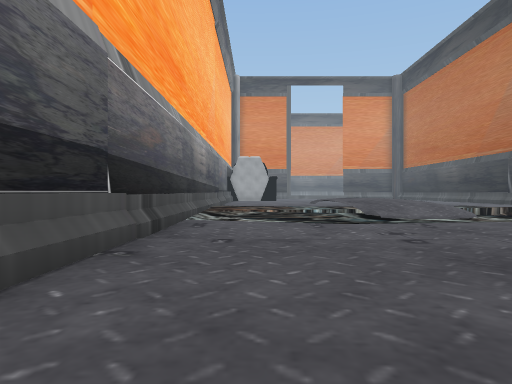
view 1 (above)

21 first-person views from a walk through a Unity game level. The camera is 1.2 m above the floor, looks level and sees 70° across. The floor is counted in squares, 2 m on a side. Each view is taken from the middle of a square. On the plan, view 1 faces up. The plan holds only what a view shows up to about 10 squares ahead; the rest is blank. The place goes on beyond the plan. The player is left out.

view 2
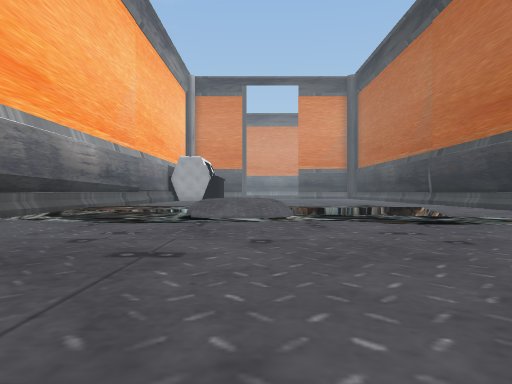

view 3
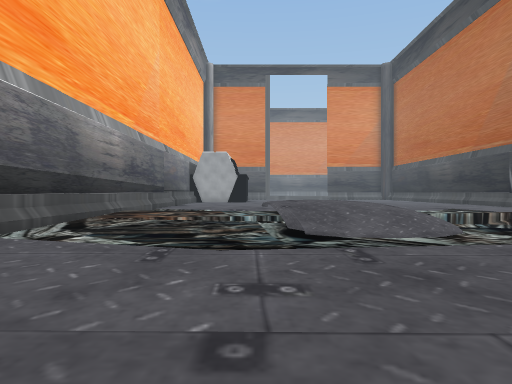

view 4
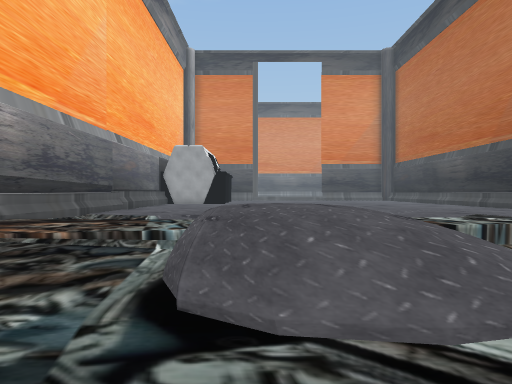

view 5
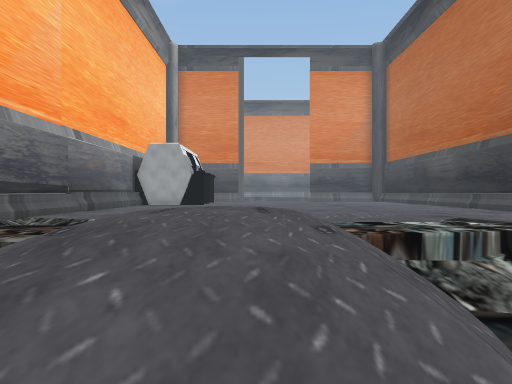

view 6
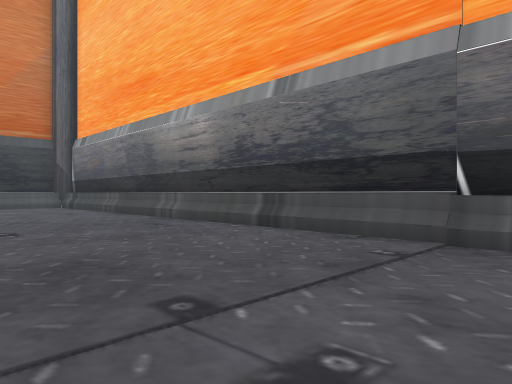

view 7
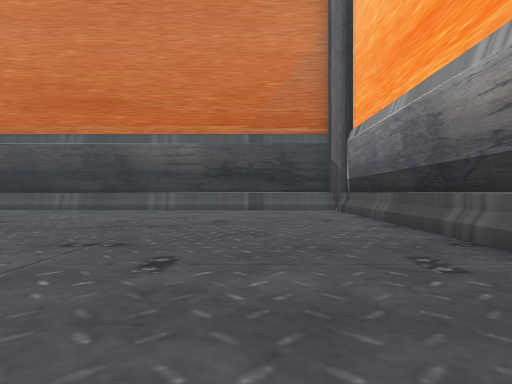

view 8
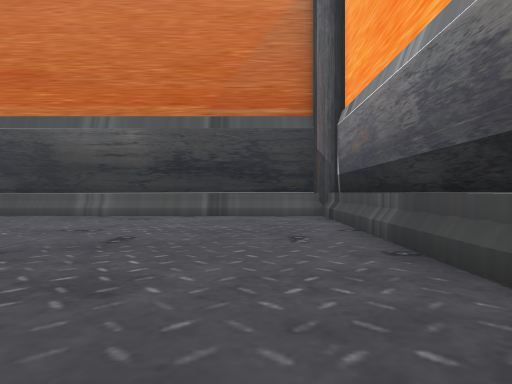

view 9
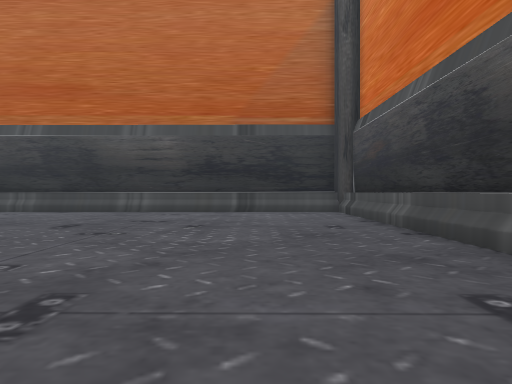

view 10
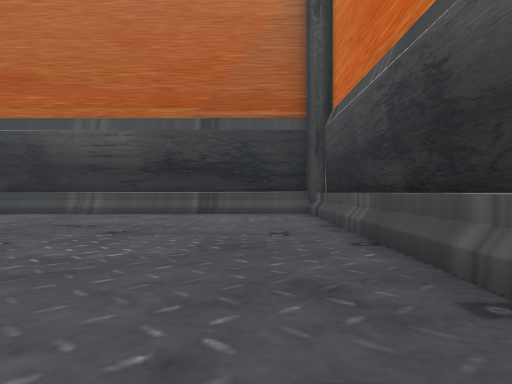

view 11
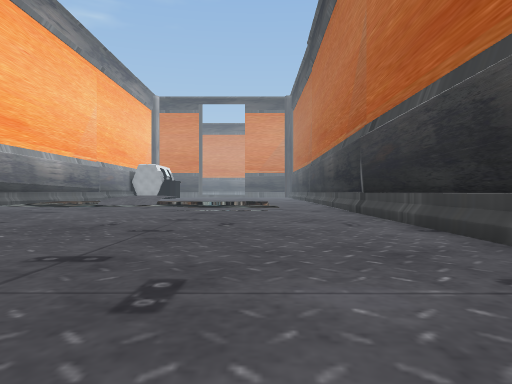

view 12
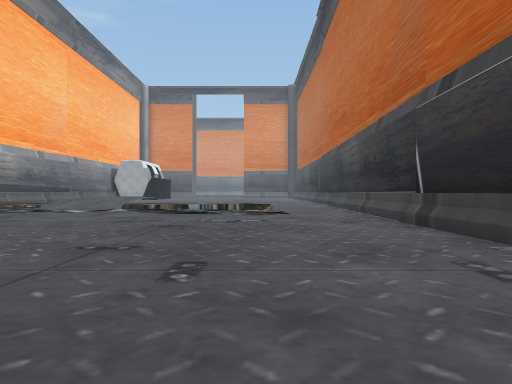

view 13
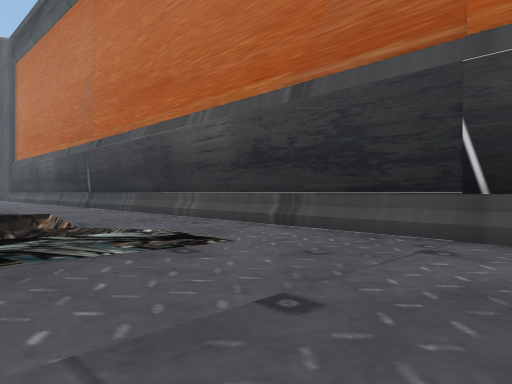

view 14
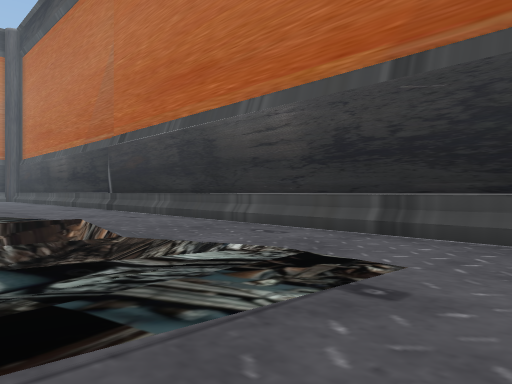

view 15
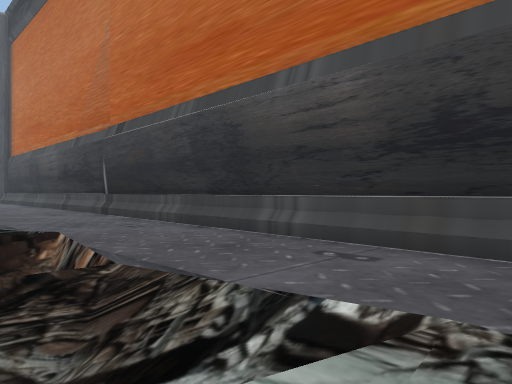

view 16
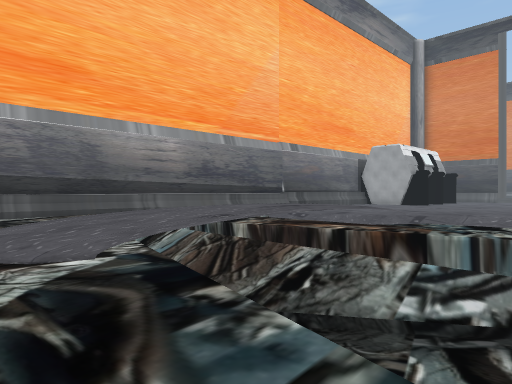

view 17
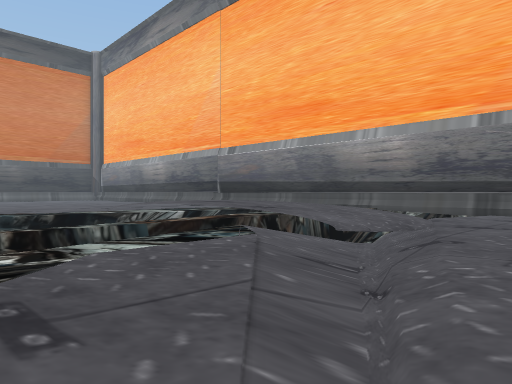

view 18
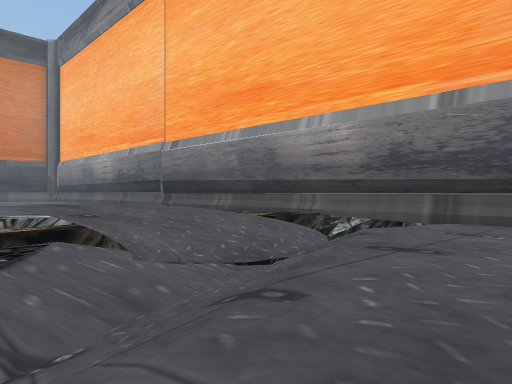

view 19
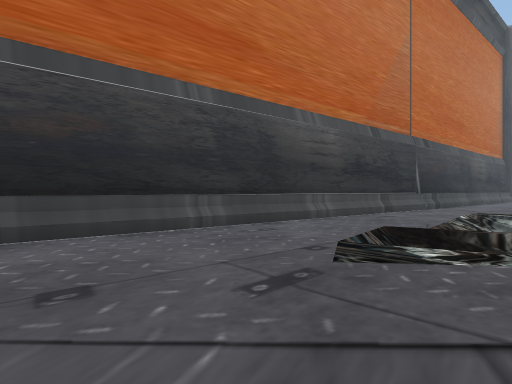

view 20
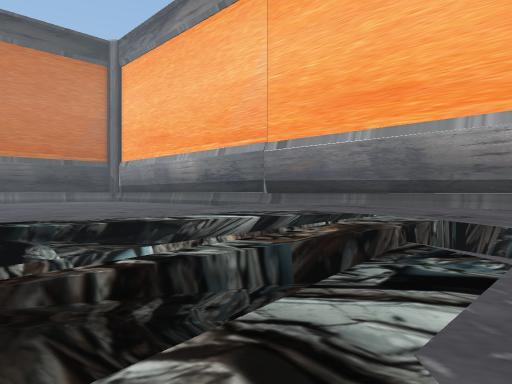

view 21
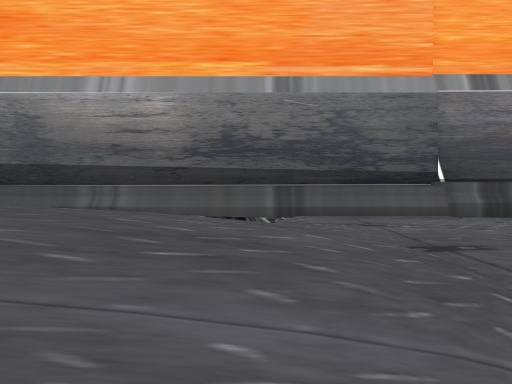

### Floor plan
Key: @ floor where view 1 was taken; # wall or solid block; x gap in a wall; . main floor; : floor 0.25 m higher than the main floor; + floor 0.75 m higher than the main floor; - floor 1.25 m lower than the main floor; / step, stairs or slope; = window, fence, low wall or low ledge; ^ raised ledge; v drop or lower ground.
Columns run from 2 left of view 1 to 13 right of it. Each row starts with its distance up from view 1.
 18 #... .........
 17 #.......///....#
 16 #..../=///.....#
 15 #////////......#
 14 #/ //++/.../...#
 13 #////++#-= =...#
 12 #xx//++:: #=...#
 11 #:/vv++v    ..##
 10 #.///++/////..##
  9 #....++/////..#
  8 #....///.=//..##
  7 #.............##
  6 #.............^
  5 #.............#
  4 #.............#
  3 #.............#
  2 #.............#
  1 #.............#
  0 #.@...........#
 -1 #.............#
 -2 #.............#
 -3 #.............#
 -4 #.............#
 -5 #.............#
 -6 #.............#
 -7 #.............#
 -8 #.............#
 -9 #.............#
-10 ###############

Where each view was taken, in squares from view 1:
view 1: 0 up, 0 right, facing up
view 2: 0 up, 4 right, facing up
view 3: 3 up, 2 right, facing up
view 4: 6 up, 3 right, facing up
view 5: 7 up, 4 right, facing up
view 6: 6 up, 3 right, facing down-left
view 7: 3 up, 1 right, facing down
view 8: 0 up, 0 right, facing down
view 9: 7 down, 1 right, facing right
view 10: 8 down, 2 right, facing right
view 11: 7 down, 9 right, facing up
view 12: 3 down, 9 right, facing up
view 13: 3 up, 7 right, facing up-right
view 14: 5 up, 7 right, facing up-right
view 15: 7 up, 8 right, facing up-right
view 16: 7 up, 8 right, facing up-left
view 17: 18 up, 9 right, facing down-left
view 18: 18 up, 6 right, facing down-left
view 19: 18 up, 7 right, facing down-right
view 20: 15 up, 9 right, facing down-left
view 21: 15 up, 5 right, facing left
